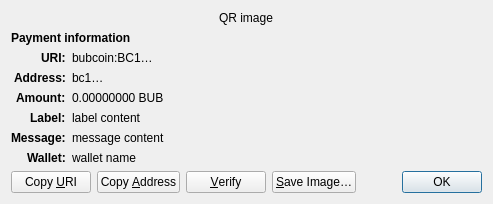
<?xml version="1.0" encoding="UTF-8"?>
<ui version="4.0">
 <class>ReceiveRequestDialog</class>
 <widget class="QDialog" name="ReceiveRequestDialog">
  <property name="geometry">
   <rect>
    <x>0</x>
    <y>0</y>
    <width>413</width>
    <height>229</height>
   </rect>
  </property>
  <property name="windowTitle">
   <string>Request payment to …</string>
  </property>
  <layout class="QGridLayout" name="gridLayout" columnstretch="0,1">
   <property name="sizeConstraint">
    <enum>QLayout::SetFixedSize</enum>
   </property>
   <item row="0" column="0" colspan="2" alignment="Qt::AlignHCenter">
    <widget class="QRImageWidget" name="qr_code">
     <property name="text">
      <string notr="true">QR image</string>
     </property>
     <property name="textInteractionFlags">
      <set>Qt::NoTextInteraction</set>
     </property>
    </widget>
   </item>
   <item row="1" column="0" colspan="2">
    <widget class="QLabel" name="payment_header">
     <property name="font">
      <font>
       <weight>75</weight>
       <bold>true</bold>
      </font>
     </property>
     <property name="text">
      <string>Payment information</string>
     </property>
     <property name="textInteractionFlags">
      <set>Qt::NoTextInteraction</set>
     </property>
    </widget>
   </item>
   <item row="2" column="0" alignment="Qt::AlignRight|Qt::AlignTop">
    <widget class="QLabel" name="uri_tag">
     <property name="font">
      <font>
       <weight>75</weight>
       <bold>true</bold>
      </font>
     </property>
     <property name="text">
      <string notr="true">URI:</string>
     </property>
     <property name="textFormat">
      <enum>Qt::PlainText</enum>
     </property>
     <property name="textInteractionFlags">
      <set>Qt::NoTextInteraction</set>
     </property>
    </widget>
   </item>
   <item row="2" column="1" alignment="Qt::AlignTop">
    <widget class="QLabel" name="uri_content">
     <property name="text">
      <string notr="true">bubcoin:BC1…</string>
     </property>
     <property name="textFormat">
      <enum>Qt::RichText</enum>
     </property>
     <property name="wordWrap">
      <bool>true</bool>
     </property>
     <property name="textInteractionFlags">
      <set>Qt::TextSelectableByMouse</set>
     </property>
    </widget>
   </item>
   <item row="3" column="0" alignment="Qt::AlignRight|Qt::AlignTop">
    <widget class="QLabel" name="address_tag">
     <property name="font">
      <font>
       <weight>75</weight>
       <bold>true</bold>
      </font>
     </property>
     <property name="text">
      <string>Address:</string>
     </property>
     <property name="textInteractionFlags">
      <set>Qt::NoTextInteraction</set>
     </property>
    </widget>
   </item>
   <item row="3" column="1" alignment="Qt::AlignTop">
    <widget class="QLabel" name="address_content">
     <property name="text">
      <string notr="true">bc1…</string>
     </property>
     <property name="textFormat">
      <enum>Qt::PlainText</enum>
     </property>
     <property name="textInteractionFlags">
      <set>Qt::TextSelectableByMouse</set>
     </property>
    </widget>
   </item>
   <item row="4" column="0" alignment="Qt::AlignRight|Qt::AlignTop">
    <widget class="QLabel" name="amount_tag">
     <property name="font">
      <font>
       <weight>75</weight>
       <bold>true</bold>
      </font>
     </property>
     <property name="text">
      <string>Amount:</string>
     </property>
     <property name="textInteractionFlags">
      <set>Qt::NoTextInteraction</set>
     </property>
    </widget>
   </item>
   <item row="4" column="1" alignment="Qt::AlignTop">
    <widget class="QLabel" name="amount_content">
     <property name="text">
      <string notr="true">0.00000000 BUB</string>
     </property>
     <property name="textFormat">
      <enum>Qt::PlainText</enum>
     </property>
     <property name="textInteractionFlags">
      <set>Qt::TextSelectableByMouse</set>
     </property>
    </widget>
   </item>
   <item row="5" column="0" alignment="Qt::AlignRight|Qt::AlignTop">
    <widget class="QLabel" name="label_tag">
     <property name="font">
      <font>
       <weight>75</weight>
       <bold>true</bold>
      </font>
     </property>
     <property name="text">
      <string>Label:</string>
     </property>
     <property name="textInteractionFlags">
      <set>Qt::NoTextInteraction</set>
     </property>
    </widget>
   </item>
   <item row="5" column="1" alignment="Qt::AlignTop">
    <widget class="QLabel" name="label_content">
     <property name="text">
      <string notr="true">label content</string>
     </property>
     <property name="textFormat">
      <enum>Qt::PlainText</enum>
     </property>
     <property name="wordWrap">
      <bool>true</bool>
     </property>
     <property name="textInteractionFlags">
      <set>Qt::TextSelectableByMouse</set>
     </property>
    </widget>
   </item>
   <item row="6" column="0" alignment="Qt::AlignRight|Qt::AlignTop">
    <widget class="QLabel" name="message_tag">
     <property name="font">
      <font>
       <weight>75</weight>
       <bold>true</bold>
      </font>
     </property>
     <property name="text">
      <string>Message:</string>
     </property>
     <property name="textInteractionFlags">
      <set>Qt::NoTextInteraction</set>
     </property>
    </widget>
   </item>
   <item row="6" column="1" alignment="Qt::AlignTop">
    <widget class="QLabel" name="message_content">
     <property name="text">
      <string notr="true">message content</string>
     </property>
     <property name="textFormat">
      <enum>Qt::PlainText</enum>
     </property>
     <property name="wordWrap">
      <bool>true</bool>
     </property>
     <property name="textInteractionFlags">
      <set>Qt::TextSelectableByMouse</set>
     </property>
    </widget>
   </item>
   <item row="7" column="0" alignment="Qt::AlignRight|Qt::AlignTop">
    <widget class="QLabel" name="wallet_tag">
     <property name="font">
      <font>
       <weight>75</weight>
       <bold>true</bold>
      </font>
     </property>
     <property name="text">
      <string>Wallet:</string>
     </property>
     <property name="textInteractionFlags">
      <set>Qt::NoTextInteraction</set>
     </property>
    </widget>
   </item>
   <item row="7" column="1" alignment="Qt::AlignTop">
    <widget class="QLabel" name="wallet_content">
     <property name="text">
      <string notr="true">wallet name</string>
     </property>
     <property name="textFormat">
      <enum>Qt::PlainText</enum>
     </property>
     <property name="wordWrap">
      <bool>true</bool>
     </property>
     <property name="textInteractionFlags">
      <set>Qt::TextSelectableByMouse</set>
     </property>
    </widget>
   </item>
   <item row="8" column="0" colspan="2">
    <layout class="QHBoxLayout" name="horizontalLayout">
     <item>
      <widget class="QPushButton" name="btnCopyURI">
       <property name="text">
        <string>Copy &amp;URI</string>
       </property>
       <property name="autoDefault">
        <bool>false</bool>
       </property>
      </widget>
     </item>
     <item>
      <widget class="QPushButton" name="btnCopyAddress">
       <property name="text">
        <string>Copy &amp;Address</string>
       </property>
       <property name="autoDefault">
        <bool>false</bool>
       </property>
      </widget>
     </item>
     <item>
      <widget class="QPushButton" name="btnVerify">
       <property name="text">
        <string>&amp;Verify</string>
       </property>
       <property name="toolTip">
        <string>Verify this address on e.g. a hardware wallet screen</string>
       </property>
       <property name="autoDefault">
        <bool>false</bool>
       </property>
      </widget>
     </item>
     <item>
      <widget class="QPushButton" name="btnSaveAs">
       <property name="text">
        <string>&amp;Save Image…</string>
       </property>
       <property name="autoDefault">
        <bool>false</bool>
       </property>
      </widget>
     </item>
     <item>
      <spacer name="horizontalSpacer_2">
       <property name="orientation">
        <enum>Qt::Horizontal</enum>
       </property>
       <property name="sizeHint" stdset="0">
        <size>
         <width>40</width>
         <height>20</height>
        </size>
       </property>
      </spacer>
     </item>
     <item>
      <widget class="QDialogButtonBox" name="buttonBox">
       <property name="focusPolicy">
        <enum>Qt::StrongFocus</enum>
       </property>
       <property name="standardButtons">
        <set>QDialogButtonBox::Ok</set>
       </property>
      </widget>
     </item>
    </layout>
   </item>
  </layout>
 </widget>
 <customwidgets>
  <customwidget>
   <class>QRImageWidget</class>
   <extends>QLabel</extends>
   <header>qt/qrimagewidget.h</header>
  </customwidget>
 </customwidgets>
 <tabstops>
  <tabstop>buttonBox</tabstop>
  <tabstop>btnCopyURI</tabstop>
  <tabstop>btnCopyAddress</tabstop>
  <tabstop>btnSaveAs</tabstop>
 </tabstops>
 <resources/>
 <connections>
  <connection>
   <sender>buttonBox</sender>
   <signal>accepted()</signal>
   <receiver>ReceiveRequestDialog</receiver>
   <slot>accept()</slot>
   <hints>
    <hint type="sourcelabel">
     <x>135</x>
     <y>230</y>
    </hint>
    <hint type="destinationlabel">
     <x>135</x>
     <y>126</y>
    </hint>
   </hints>
  </connection>
 </connections>
</ui>
